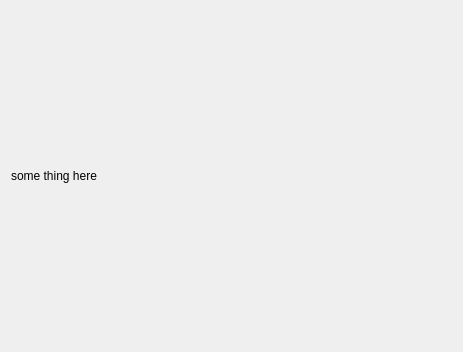
<?xml version="1.0" encoding="UTF-8"?>
<ui version="4.0">
 <class>subWindow_build_math_model</class>
 <widget class="QWidget" name="subWindow_build_math_model">
  <property name="geometry">
   <rect>
    <x>0</x>
    <y>0</y>
    <width>463</width>
    <height>352</height>
   </rect>
  </property>
  <property name="windowTitle">
   <string>Build Math Model</string>
  </property>
  <layout class="QVBoxLayout" name="verticalLayout">
   <item>
    <widget class="QLabel" name="label">
     <property name="text">
      <string>some thing here</string>
     </property>
    </widget>
   </item>
  </layout>
 </widget>
 <resources/>
 <connections/>
</ui>
